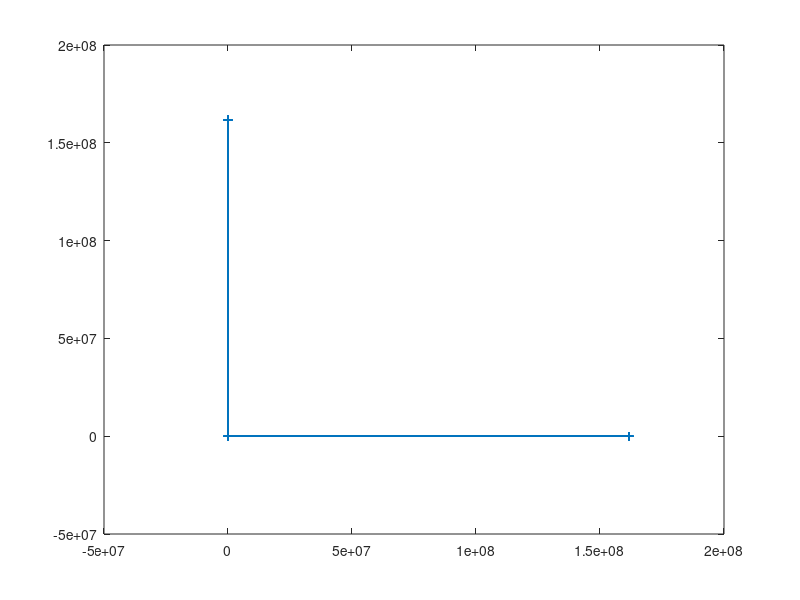

Write the MATLAB code that produced this figure. (Note: this script raises an error after producing the figure.)
% vis each axis for euler angles

fileID = fopen('forMatlab.txt','r');
formatSpec = '%f %f %f %f %f %f %f %f';
sizeA = [8 Inf];
A = fscanf(fileID,formatSpec,sizeA);

figure
time = A(2,:);
predx = A(3,:);
realx = A(6,:);
predy = A(4,:);
realy = A(7,:);
predz = A(5,:);
realz = A(8,:);
predf = plot(time,predx,'-+');
predf.Color = "red";

hold on
realf = plot(time,realx,'-o');
realf.Color = "green";

hold on
realf = plot(time,predy,'-o');
realf.Color = "red";

hold on
realf = plot(time,realy,'-o');
realf.Color = "green";

hold on
realf = plot(time,predz,'-o');
realf.Color = "red";

hold on
realf = plot(time,realz,'-o');
realf.Color = "green";
hold off

xlabel('time(s)')
ylabel('predicted euler angle x(degree)')
title('Plot of the Euler Angle Prediction for three axis')